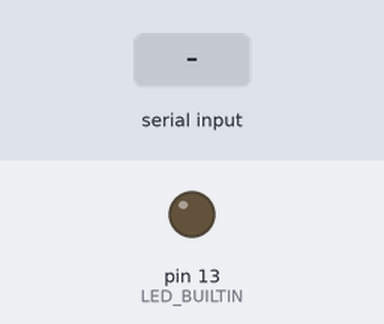
The sketch below on a simulated Arduino Uno, built with avr-gcc and run on an emulated ATmega328P. Parts: output pins drawn as LEDs (lit = HIGH). Inputs (shaded band) come from the test bench.

Above: at 1.2 s.
1.3 s: "a" received over Serial
At 2.65 s:
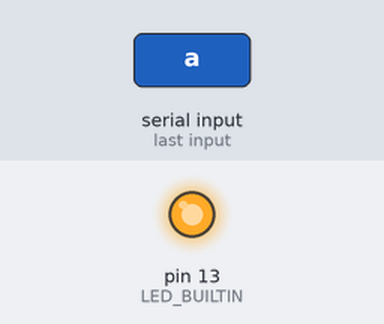
4.3 s: "b" received over Serial
At 7.0 s:
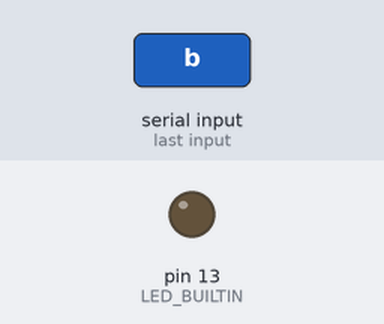
7.3 s: "c" received over Serial
At 8.45 s:
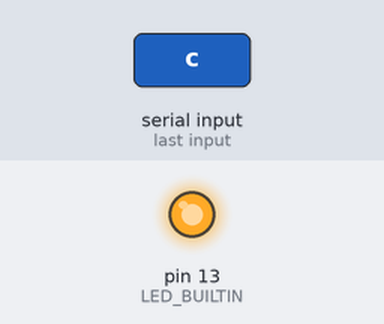
Timing chart, 0 to 10.9 s (numbered marks = the images above; inputs shaded):
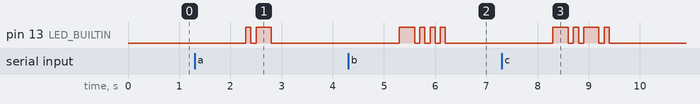

The sketch:

task_1.1P_advanced.ino
```cpp
int MORSE_UNIT = 100;


void setup() {
  // put your setup code here, to run once:
  pinMode(LED_BUILTIN, OUTPUT);
  Serial.begin(9600);
}

void morse_delay(int num){

  int time = num * MORSE_UNIT;
  delay(time);
}

void dot(){
  digitalWrite(LED_BUILTIN, HIGH);
  morse_delay(1);
  digitalWrite(LED_BUILTIN, LOW);
  morse_delay(1);
}

void dash(){
  digitalWrite(LED_BUILTIN, HIGH);
  morse_delay(3);
  digitalWrite(LED_BUILTIN, LOW);
  morse_delay(1);
}

void convert(String usr_input){

  usr_input.toLowerCase();

  for(int i = 0; i < usr_input.length(); i++){
    char character = usr_input.charAt(i);
    switch (character) {
      case 'a':
        dot();
        dash();
        break;
      case 'b':
        dash();
        dot();
        dot();
        dot();
        break;
      case 'c':
        dash();
        dot();
        dash();
        dot();
        break;
      case 'd':
        // statements
        dash();
        dot();
        dot();
        break;
      case 'e':
        dot();
        break;
      case 'f':
        // statements
        dot();
        dot();
        dash();
        dot();
        break;
      case 'g':
        // statements
        dash();
        dash();
        dot();
        break;
      case 'h':
        // statements
        dot();
        dot();
        dot();
        dot();
        break;
      case 'i':
        // statements
        dot();
        dot();
        break;
      case 'j':
        // statements
        dot();
        dash();
        dash();
        dash();
        break;
      case 'k':
        // statements
        dash();
        dot();
        dash();
        break;
      case 'l':
        // statements
        dot();
        dash();
        dot();
        dot();
        break;
      case 'm':
        // statements
        dash();
        dash();
        break;
      case 'n':
        // statements
        dash();
        dot();
        break;
      case 'o':
        // statements
        dash();
        dash();
        dash();
        break;
      case 'p':
        // statements
        dot();
        dash();
        dash();
        dot();
        break;
      case 'q':
        // statements
        dash();
        dash();
        dot();
        dash();
        break;
      case 'r':
        // statements
        dot();
        dash();
        dot();
        break;
      case 's':
        // statements
        dot();
        dot();
        dot();
        break;
      case 't':
        // statements
        dash();
        break;
      case 'u':
        // statements
        dot();
        dot();
        dash();
        break;
      case 'v':
        // statements
        dot();
        dot();
        dot();
        dash();
        break;
      case 'w':
        // statements
        dot();
        dash();
        dash();
        break;
      case 'x':
        // statements
        dash();
        dot();
        dot();
        dash();
        break;
      case 'y':
        // statements
        dash();
        dot();
        dash();
        dash();
        break;
      case 'z':
        // statements
        dash();
        dash();
        dot();
        dot();
        break;
      case ' ':
        //includes built in delay
        morse_delay(6);
        break;
      default:
        break;
    }
    // includes built in delay
    morse_delay(2);
  }

}


// Main Loop
void loop() {
  // put your main code here, to run repeatedly:
  String usr_input = Serial.readString();

  if (usr_input.length() == 0)
  {
    return;
  }


  convert(usr_input);


  // Time between words is 7 units (must include built in delay)
  delay(MORSE_UNIT * 6);

}
```

Measured:
- after the input at 1.3 s, pin 13 (LED_BUILTIN): LOW → HIGH after 1.0 s, → LOW 0.10 s later, → HIGH 0.10 s later, → LOW 0.30 s later
- after the input at 4.3 s, pin 13 (LED_BUILTIN): LOW → HIGH after 1.0 s, then repeats every 0.20 s: LOW 0.10 s, HIGH 0.10 s, until it stays LOW from 6.2 s
- after the input at 7.3 s, pin 13 (LED_BUILTIN): LOW → HIGH after 1.0 s, → LOW 0.30 s later, → HIGH 0.10 s later, → LOW 0.10 s later, … (8 changes in this stretch)
